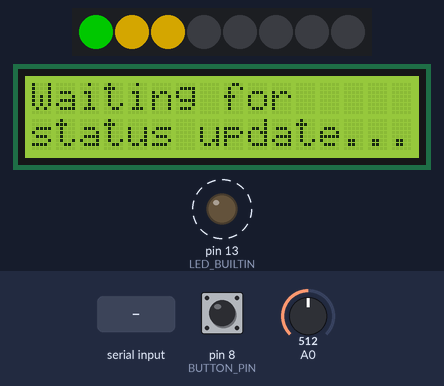
The sketch below on a simulated Arduino Uno, built with avr-gcc and run on an emulated ATmega328P. Shown: 8 RGB LEDs in strip order, left to right, 16×2 character LCD, output pins drawn as LEDs (lit = HIGH). Dashed ring = blinking. The inputs (shaded band) are chosen by the test bench; at power-on: pin 8 (BUTTON_PIN) LOW, A0 = 512. Dim RGB values are drawn brighter than linear; what the sketch prints to the serial monitor is not drawn.

Above: at 1.29 s.
1.3 s: pin 8 (BUTTON_PIN) pulled HIGH for 1 s
At 1.6 s:
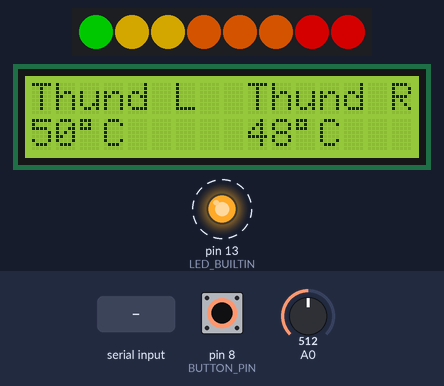
2.9 s: pin 8 (BUTTON_PIN) pulled HIGH for 3.2 s
At 3.13 s:
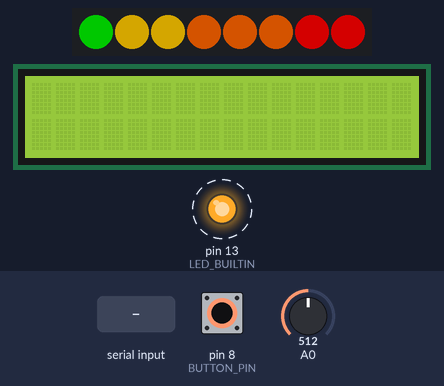
6.7 s: A0 set to 716
At 6.84 s:
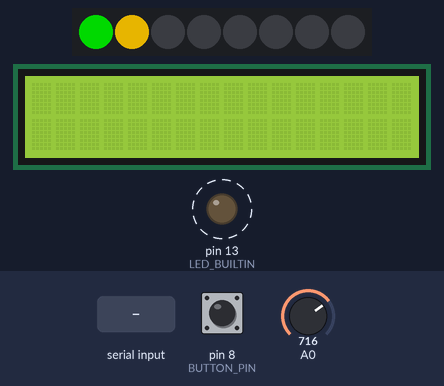
8.3 s: "90,45," received over Serial
At 8.31 s:
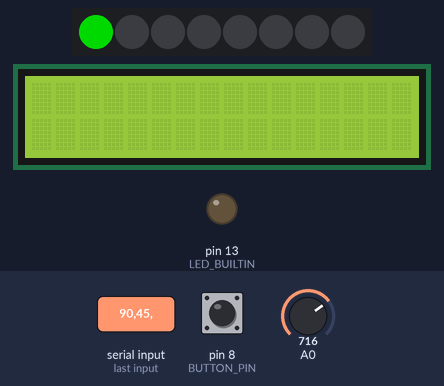
10.2 s: A0 set to 55
At 10.6 s:
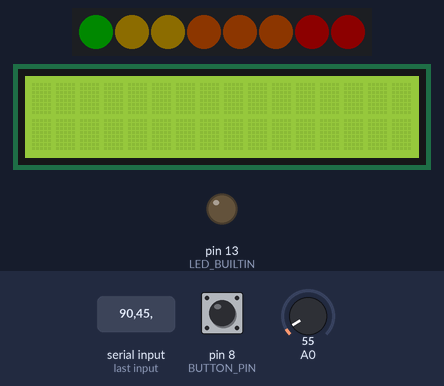
11.7 s: A0 set to 48
At 12.9 s:
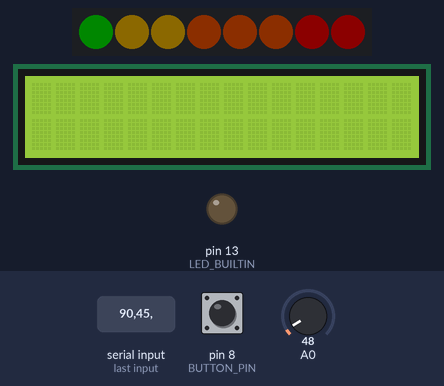
Timing chart, 0 to 14.2 s (numbered marks = the images above; inputs shaded):
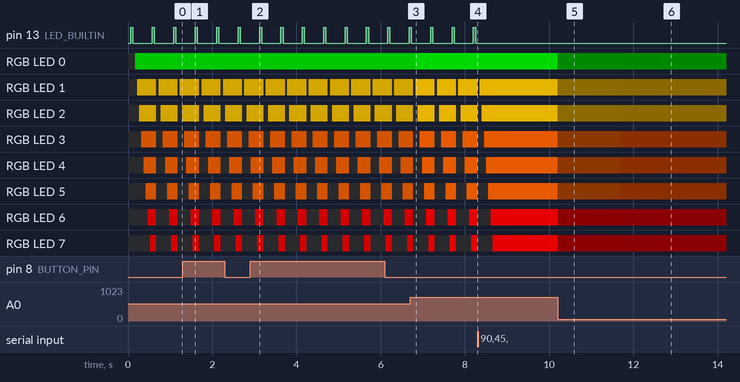

Measured:
- after the input at 1.3 s, the display: first differs from a run without the input after 0.30 s (image 1)
- after the input at 2.9 s, the display: first differs from a run without the input after 0.22 s (image 2)
- after the input at 8.3 s, pin 13 (LED_BUILTIN): stops changing and stays LOW
- after the input at 10.2 s, RGB LED 0: RGB(0, 140, 0) → RGB(0, 10, 0) at once; RGB LED 1, RGB LED 2: RGB(179, 140, 0) → RGB(13, 10, 0) at once; RGB LED 3–5: RGB(179, 70, 0) → RGB(13, 5, 0) at once; RGB LED 6, RGB LED 7: RGB(179, 0, 0) → RGB(13, 0, 0) at once
- after the input at 11.7 s, RGB LED 0: RGB(0, 10, 0) → RGB(0, 9, 0) at once; RGB LED 1, RGB LED 2: RGB(13, 10, 0) → RGB(12, 9, 0) at once; RGB LED 3–5: RGB(13, 5, 0) → RGB(12, 4, 0) at once; RGB LED 6, RGB LED 7: RGB(13, 0, 0) → RGB(12, 0, 0) at once
- by itself, pin 13 (LED_BUILTIN): alternates HIGH for 0.05 s and LOW for 0.46 s

The sketch:

Themlog_shiftlight.ino
```cpp
// https://learn.adafruit.com/adafruit-neopixel-uberguide/arduino-library-use
#include <Adafruit_NeoPixel.h>
#include <math.h>
#include <LiquidCrystal.h>

// Which pin on the Arduino is connected to the NeoPixels?
#define PIN 6
// How many NeoPixels are attached to the Arduino?
#define NUMPIXELS 8

Adafruit_NeoPixel pixels(NUMPIXELS, PIN, NEO_GRB + NEO_KHZ800);
LiquidCrystal lcd(12, 11, 5, 4, 3, 2);

#define GREEN pixels.Color(0, 200, 0)
#define YELLOW pixels.Color(255, 200, 0)
#define ORANGE pixels.Color(255, 100, 0)
#define RED pixels.Color(255, 0, 0)

#define BUTTON_PIN 8

const int DISP_OPT_LIMIT_TEMP = 0;
const int DISP_OPT_THUNDERBOLT = 1;
const int DISP_OPT_NUM = 2;
int DISP_OPT_CURRENT = 0;

const String CPU_LIMIT_COMMAND = "L";
const String CPU_TEMP_COMMAND = "T";


boolean waitingForStatus = true;
String incomingCommand;
int currentLimitValue = -1;
int currentTempValue = -1;
boolean buttonState = false;

void setup() {
  Serial.setTimeout(500);
  pinMode(LED_BUILTIN, OUTPUT);
  pinMode(BUTTON_PIN, INPUT);
  Serial.begin(9600);
  pixels.begin();
  lcd.begin(16, 2);
  lcd.print("Waiting for");
  lcd.setCursor(0, 1);
  lcd.print("status update...");
}

void loop() {
  toggleButton();
  updateBrightness();

  if (waitingForStatus) {
    blink();
    showcase();
  }
  checkCommandInput();
}

void toggleButton() {
  boolean isPressed = digitalRead(BUTTON_PIN);
  if (isPressed != buttonState) {
    if (isPressed) {
      switchDisplayOptions();
      updateDisplay();
    }
    buttonState = isPressed;
  }
}

void checkCommandInput() {
  if (Serial.available()) {
    // Read incoming command
    incomingCommand = Serial.readStringUntil(',');
    Serial.println(incomingCommand); // Echo for debugging
    //printLcd(incomingCommand); // Display for debugging
    waitingForStatus = false;

    // Parse CPU Limit
    int incomingLimitValue = parseCPULimitCommand(incomingCommand);
    if (incomingLimitValue >= 0 & incomingLimitValue != currentLimitValue) {
      currentLimitValue = incomingLimitValue;
      setLevel(currentLimitValue);
      updateDisplay();
    }


    // Parse CPU Temperature
    int incomingTempValue = parseTempCommand(incomingCommand);
    if (incomingTempValue >= 0 & incomingTempValue != currentTempValue) {
      currentTempValue = incomingTempValue;
      updateDisplay();
    }
  }
}

int parseCPULimitCommand(String command) {
  if (command.startsWith(CPU_LIMIT_COMMAND)) {
    return command.substring(1).toInt();
  } else {
    return -1;
  }
}

int parseTempCommand(String command) {
  if (command.startsWith(CPU_TEMP_COMMAND)) {
    return command.substring(1).toInt();
  } else {
    return -1;
  }
}

void updateDisplay() {
  lcd.clear();

  if (DISP_OPT_CURRENT == DISP_OPT_LIMIT_TEMP) {
    if (currentLimitValue > 0) {
      lcd.print("CPU limit: ");
      lcd.print(currentLimitValue);
      lcd.print("%");
    }
    if (currentTempValue > 0) {
      lcd.setCursor(0, 1);
      lcd.print("Temp: ");
      lcd.print(currentTempValue);
      lcd.print((char)223);
      lcd.print("C");
    }
  }
  if (DISP_OPT_CURRENT == DISP_OPT_THUNDERBOLT) {
    lcd.print("Thund L  Thund R");
    //         ________________
    lcd.setCursor(0, 1);
    lcd.print("50");
    lcd.print((char)223);
    lcd.print("C");
    lcd.setCursor(9, 1);
    lcd.print("48");
    lcd.print((char)223);
    lcd.print("C");
  }
}

void switchDisplayOptions() {
  DISP_OPT_CURRENT++;
  if(DISP_OPT_CURRENT == DISP_OPT_NUM){
    DISP_OPT_CURRENT = 0;
  }
}

void printLcd(String value) {
  lcd.clear();
  lcd.print(value);
}

void showcase() {
  int showcaseLevels[] = {
    100, 96, 91, 85, 75, 65, 55, 49
  };
  for (int i = 0; i < 8; i++) {
    setLevel(showcaseLevels[i]);
    delay(50);
    updateBrightness();
  }
}

void setLevel(int cpuLimit) {
  pixels.clear();

  // 100
  pixels.setPixelColor(0, GREEN);
  // 99-95
  if (cpuLimit < 100) {
    pixels.setPixelColor(1, YELLOW);
  }
  // 95-90
  if (cpuLimit < 95) {
    pixels.setPixelColor(2, YELLOW);
  }
  // 90-80
  if (cpuLimit < 90) {
    pixels.setPixelColor(3, ORANGE);
  }
  // 80-70
  if (cpuLimit < 80) {
    pixels.setPixelColor(4, ORANGE);
  }
  // 70-60
  if (cpuLimit < 70) {
    pixels.setPixelColor(5, ORANGE);
  }
  // 60-50
  if (cpuLimit < 60) {
    pixels.setPixelColor(6, RED);
  }
  // 50-0
  if (cpuLimit < 50) {
    pixels.setPixelColor(7, RED);
  }

  pixels.show();
}

int currentBrightness = 0;
void updateBrightness() {
  int newBrightness = constrain(analogRead(A0) / 4, 1, 255);
  if (currentBrightness != newBrightness) {
    pixels.setBrightness(newBrightness);
    pixels.show();
    currentBrightness = newBrightness;
  }
}

void blink() {
  digitalWrite(LED_BUILTIN, HIGH);   // turn the LED on (HIGH is the voltage level)
  delay(50);                       // wait for a second
  digitalWrite(LED_BUILTIN, LOW);    // turn the LED off by making the voltage LOW
  delay(50);
}
```
